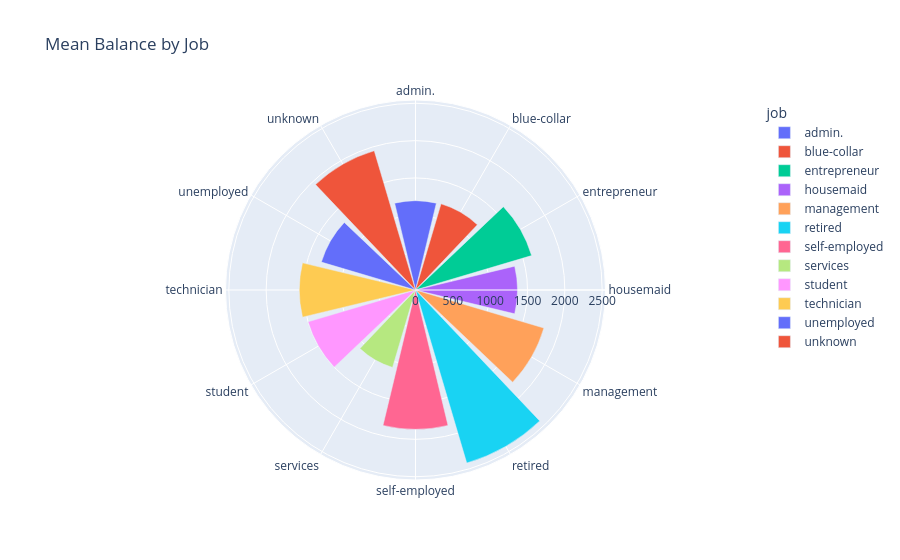

Notebook source saved alongside this figure:
### Code cell
mean_balance = df.groupby('job')['balance'].mean().reset_index()

# Barpolar chart
fig = px.bar_polar(
    mean_balance,
    r='balance',
    theta='job',
    color='job',
    title='Mean Balance by Job',)

fig.show()

### Figure 1 — Plotly figure (JSON) as saved in the notebook; plotly's stock layout.template omitted (floating-point values rounded to 4 significant figures)
{"data": [{"hovertemplate": "job=%{theta}<br>balance=%{r}<extra></extra>", "legendgroup": "admin.", "marker": {"color": "#636efa", "pattern": {"shape": ""}}, "name": "admin.", "r": [1196.0], "showlegend": true, "subplot": "polar", "theta": ["admin."], "type": "barpolar"}, {"hovertemplate": "job=%{theta}<br>balance=%{r}<extra></extra>", "legendgroup": "blue-collar", "marker": {"color": "#EF553B", "pattern": {"shape": ""}}, "name": "blue-collar", "r": [1204.0], "showlegend": true, "subplot": "polar", "theta": ["blue-collar"], "type": "barpolar"}, {"hovertemplate": "job=%{theta}<br>balance=%{r}<extra></extra>", "legendgroup": "entrepreneur", "marker": {"color": "#00cc96", "pattern": {"shape": ""}}, "name": "entrepreneur", "r": [1622.0], "showlegend": true, "subplot": "polar", "theta": ["entrepreneur"], "type": "barpolar"}, {"hovertemplate": "job=%{theta}<br>balance=%{r}<extra></extra>", "legendgroup": "housemaid", "marker": {"color": "#ab63fa", "pattern": {"shape": ""}}, "name": "housemaid", "r": [1366.0], "showlegend": true, "subplot": "polar", "theta": ["housemaid"], "type": "barpolar"}, {"hovertemplate": "job=%{theta}<br>balance=%{r}<extra></extra>", "legendgroup": "management", "marker": {"color": "#FFA15A", "pattern": {"shape": ""}}, "name": "management", "r": [1794.0], "showlegend": true, "subplot": "polar", "theta": ["management"], "type": "barpolar"}, {"hovertemplate": "job=%{theta}<br>balance=%{r}<extra></extra>", "legendgroup": "retired", "marker": {"color": "#19d3f3", "pattern": {"shape": ""}}, "name": "retired", "r": [2417.0], "showlegend": true, "subplot": "polar", "theta": ["retired"], "type": "barpolar"}, {"hovertemplate": "job=%{theta}<br>balance=%{r}<extra></extra>", "legendgroup": "self-employed", "marker": {"color": "#FF6692", "pattern": {"shape": ""}}, "name": "self-employed", "r": [1865.0], "showlegend": true, "subplot": "polar", "theta": ["self-employed"], "type": "barpolar"}, {"hovertemplate": "job=%{theta}<br>balance=%{r}<extra></extra>", "legendgroup": "services", "marker": {"color": "#B6E880", "pattern": {"shape": ""}}, "name": "services", "r": [1081.0], "showlegend": true, "subplot": "polar", "theta": ["services"], "type": "barpolar"}, {"hovertemplate": "job=%{theta}<br>balance=%{r}<extra></extra>", "legendgroup": "student", "marker": {"color": "#FF97FF", "pattern": {"shape": ""}}, "name": "student", "r": [1501.0], "showlegend": true, "subplot": "polar", "theta": ["student"], "type": "barpolar"}, {"hovertemplate": "job=%{theta}<br>balance=%{r}<extra></extra>", "legendgroup": "technician", "marker": {"color": "#FECB52", "pattern": {"shape": ""}}, "name": "technician", "r": [1556.0], "showlegend": true, "subplot": "polar", "theta": ["technician"], "type": "barpolar"}, {"hovertemplate": "job=%{theta}<br>balance=%{r}<extra></extra>", "legendgroup": "unemployed", "marker": {"color": "#636efa", "pattern": {"shape": ""}}, "name": "unemployed", "r": [1315.0], "showlegend": true, "subplot": "polar", "theta": ["unemployed"], "type": "barpolar"}, {"hovertemplate": "job=%{theta}<br>balance=%{r}<extra></extra>", "legendgroup": "unknown", "marker": {"color": "#EF553B", "pattern": {"shape": ""}}, "name": "unknown", "r": [1945.0], "showlegend": true, "subplot": "polar", "theta": ["unknown"], "type": "barpolar"}], "layout": {"barmode": "relative", "legend": {"title": {"text": "job"}, "tracegroupgap": 0}, "polar": {"angularaxis": {"categoryarray": ["admin.", "blue-collar", "entrepreneur", "housemaid", "management", "retired", "self-employed", "services", "student", "technician", "unemployed", "unknown"], "categoryorder": "array", "direction": "clockwise", "rotation": 90}, "domain": {"x": [0, 1], "y": [0, 1]}}, "title": {"text": "Mean Balance by Job"}}}
